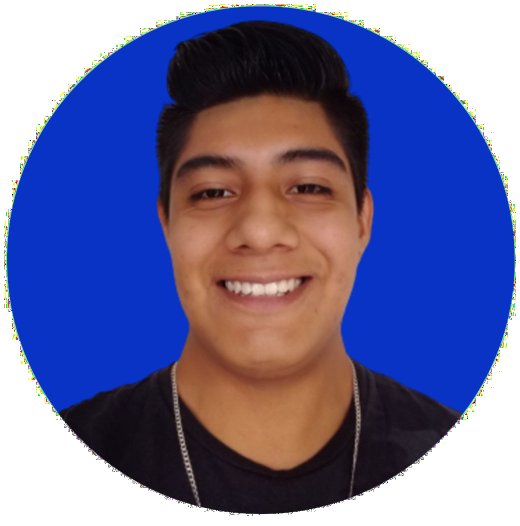
#> input picture Face Recognition/Images/Alfonso.jpg, 1040 x 1052 px, found by its file name (shown at 1/2 size); its folder holds only this picture in this run
$ python 'Extracting Faces.py'
#> lines starting #> are read from the running program, lines starting #| are printed output that depends on the picture
import cv2
import os

imagesPath = "C:/Users/alfon/Desktop/Proyecto Estancia II/Face Recognition/Images"

if not os.path.exists("faces"):
    os.makedirs("faces")
    print("Nueva carpeta: faces")

#Detector facial
faceClassif = cv2.CascadeClassifier(cv2.data.haarcascades + "haarcascade_frontalface_default.xml")

count = 0
for imageName in os.listdir(imagesPath):
    print(imageName)
    image = cv2.imread(imagesPath + "/" + imageName)
#> image is the input picture: shape (1052, 1040, 3); mean B, G, R 155, 109.4, 108.2
    faces = faceClassif.detectMultiScale(image, 1.1, 5)
#> faces = [[266, 184, 510, 510]]
    for (x, y, w, h) in faces:
        #cv2.rectangle(image, (x, y), (x + w, y + h), (0, 255, 0), 2)
        face = image[y:y + h, x:x + w]
        face = cv2.resize(face, (150, 150))
        cv2.imwrite("faces/" + str(count) + ".jpg", face)
        count += 1
#> this loop made 1 pass
#> (x, y, w, h, count) on pass 1: (266, 184, 510, 510, 1)
#> pass 1, `face = image[y:y + h, x:x + w]`:
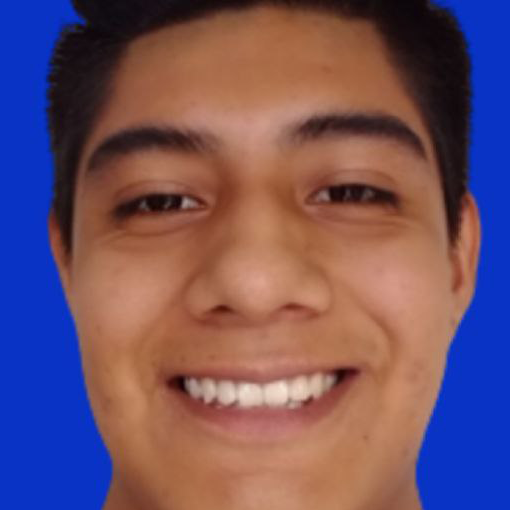
#> face: shape (510, 510, 3); mean B, G, R 101.7, 82.6, 111.5
#> after the loop, count = 1
        # [7 lines of commented-out code are left out]

$ run again, on Face Recognition/Images/grupo.jpg
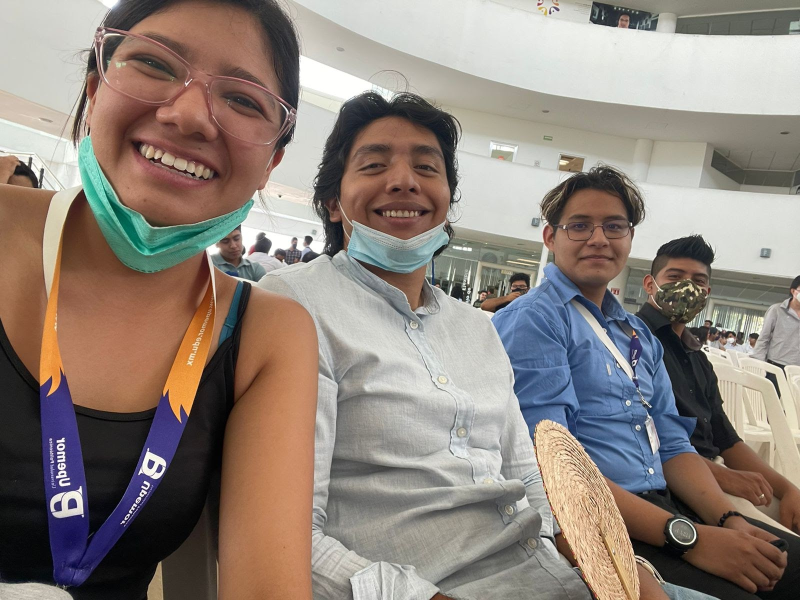
#> input picture Face Recognition/Images/grupo.jpg, 1600 x 1200 px, found by its file name (shown at 1/2 size)
#> image is the input picture: shape (1200, 1600, 3); mean B, G, R 123.3, 131.3, 142.7
#> faces = [[624, 858, 54, 54], [1300, 853, 65, 65], [1102, 379, 180, 180], [665, 221, 264, 264]]
#> the loop `for (x, y, w, h) in faces:` made 4 passes
#> pass 1, `face = image[y:y + h, x:x + w]`:
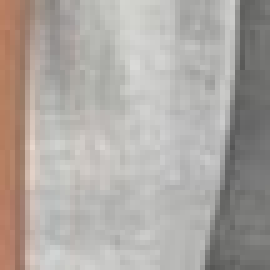
#> face: shape (54, 54, 3) (shown 5 times larger); mean B, G, R 162.8, 167.5, 173.1
#> pass 2, `face = cv2.resize(face, (150, 150))`:
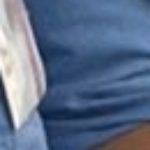
#> face: shape (150, 150, 3); mean B, G, R 137.4, 110.2, 92.9
#> after the loop `for (x, y, w, h) in faces:`: count = 4

$ run again, on Face Recognition/Images/Cristian.jpg
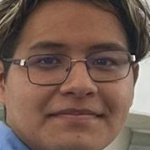
#> input picture Face Recognition/Images/Cristian.jpg, 150 x 150 px, found by its file name
#> image is the input picture: shape (150, 150, 3); mean B, G, R 80.8, 92.7, 118.5
#> faces = [[11, 10, 130, 130]]
#> the loop `for (x, y, w, h) in faces:` made 1 pass
#> (x, y, w, h, count) on pass 1: (11, 10, 130, 130, 1)
#> pass 1, `face = image[y:y + h, x:x + w]`:
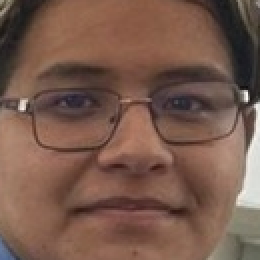
#> face: shape (130, 130, 3) (shown 2 times larger); mean B, G, R 76.6, 90, 120.5
#> after the loop `for (x, y, w, h) in faces:`: count = 1
